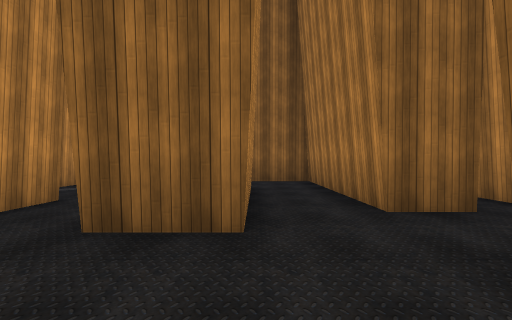
[1] (above)

24 first-person views from a walk through a 3-D level made in the Unity game engine. The camera is 1.3 m above the floor, looks level and sees 80° across. The floor is counted in squares, 2 m on a side. Each view is taken from the middle of a square. On the plan, view 1 faces up. The plan holds only what a view shows up to about 10 squares ahead; the rest is blank. The player is left out. Some surface patterns are stand-ins.

[2]
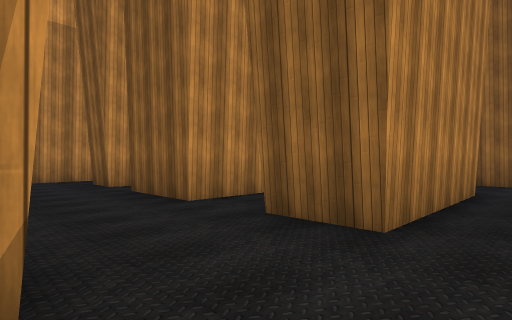

[3]
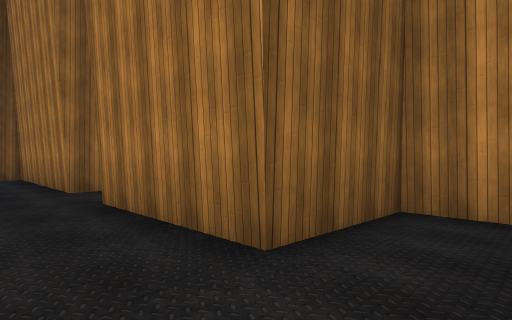

[4]
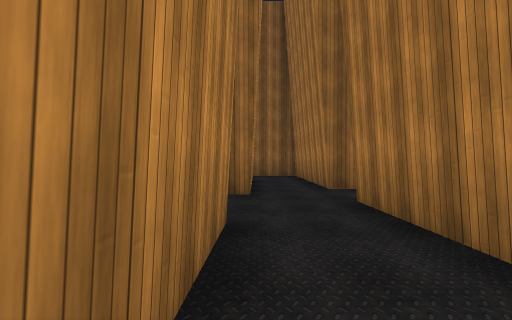

[5]
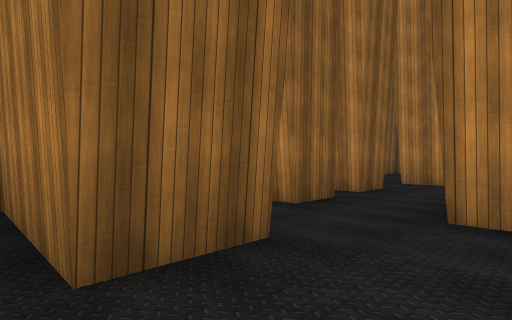

[6]
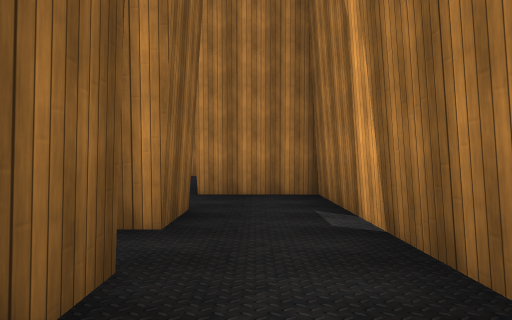

[7]
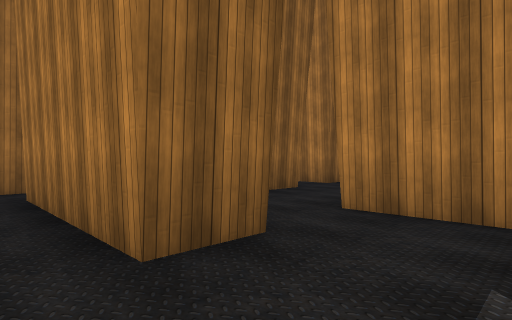

[8]
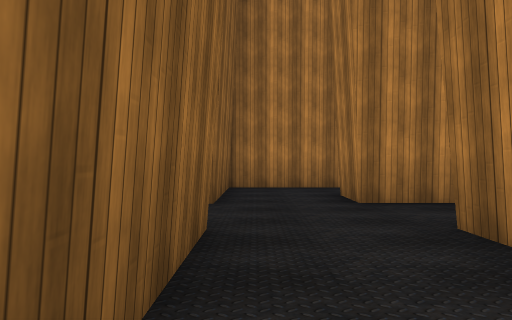

[9]
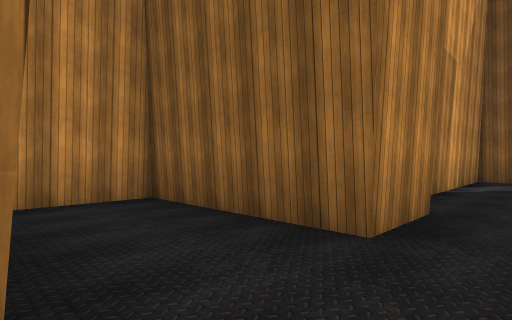

[10]
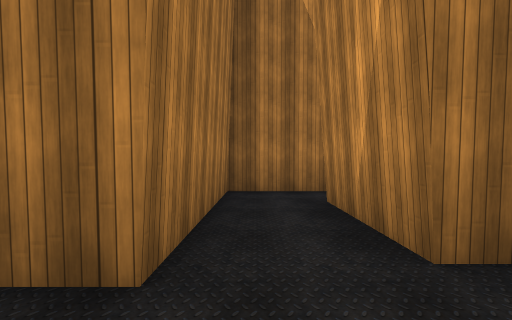

[11]
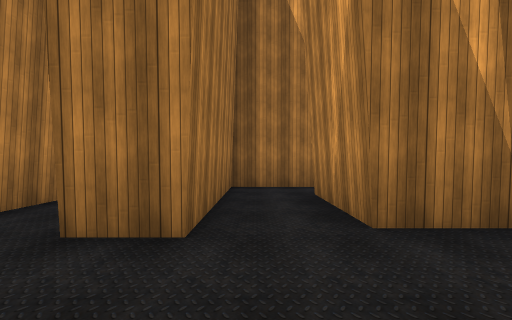

[12]
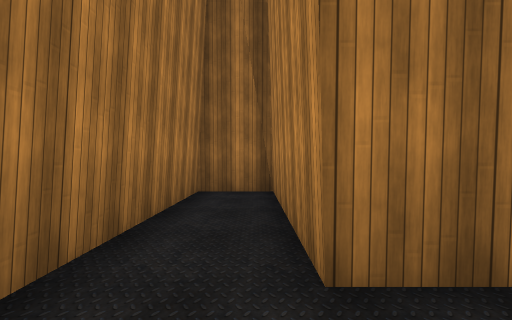

[13]
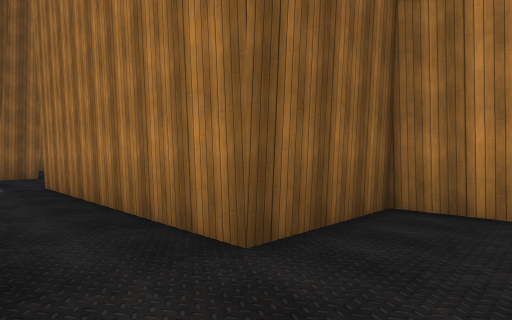

[14]
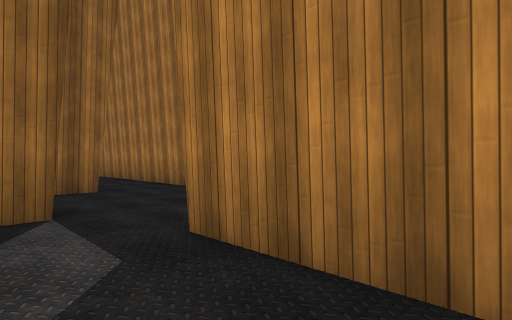

[15]
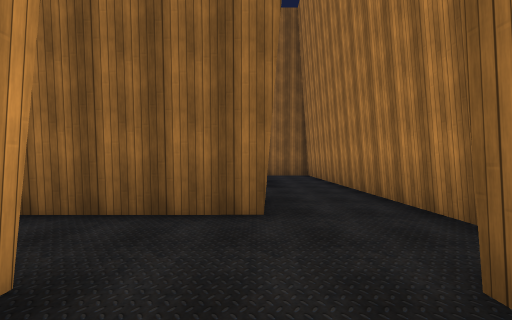

[16]
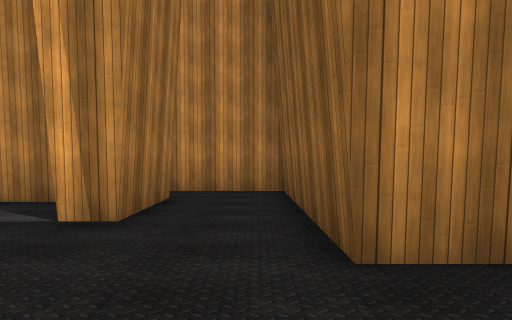

[17]
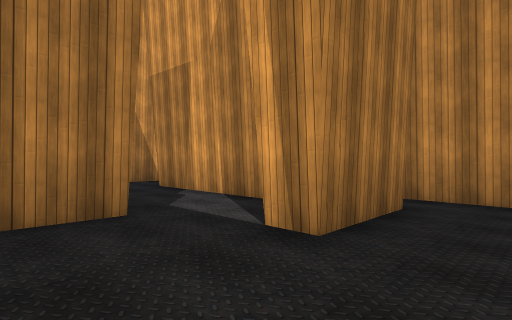

[18]
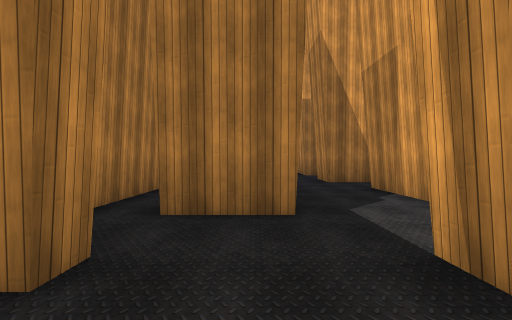

[19]
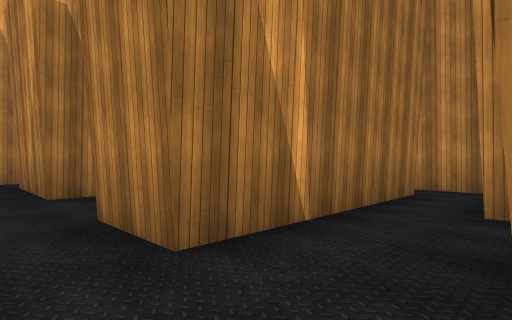

[20]
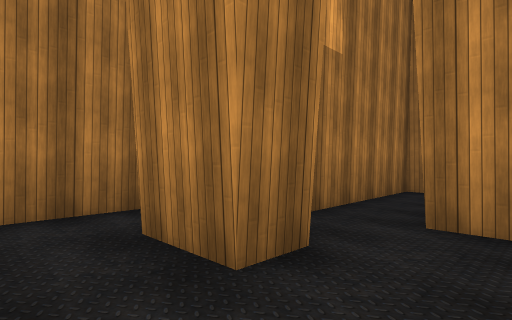

[21]
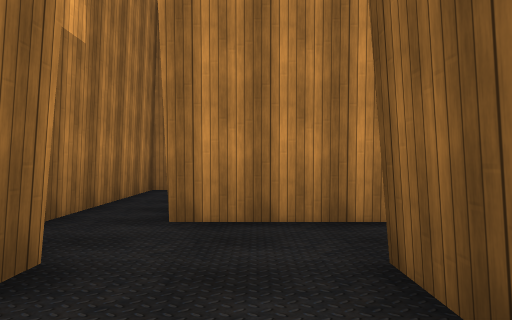

[22]
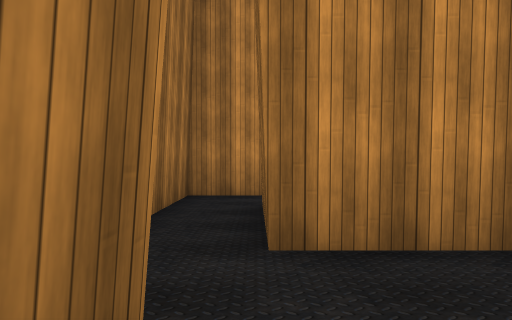

[23]
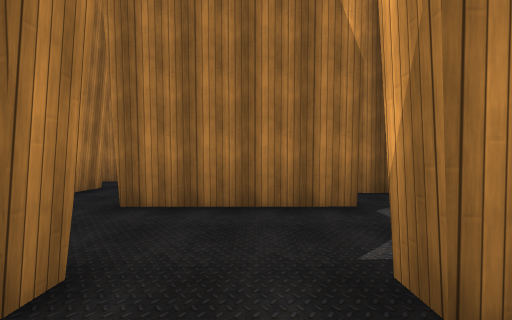

[24]
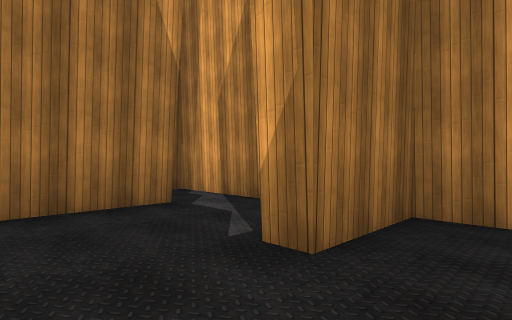

### Floor plan
Points are (right, up) in squares from view 1. A wall is a line through its corners. A room is listed if a view was taken in it or the views show most of it. See-through windows are left out.
Room 1 (views 1, 2, 3, 4)
walls: (-0.3, 0.2) (-0.3, -2.6); (3.8, -2.8) (3.8, -1.5); (4.1, -1.6) (1.6, -1.5) (1.6, 0.4)
ways out: opening at (0.5, -0.5) to room 3
Room 2 (view 5)
walls: (-0.2, 2.7) (-1.6, 2.7) (-1.6, 6); (-3.2, 5) (-3.2, 2.7)
ways out: opening at (-1, 1.5) to room 3; opening at (-4.5, 1.5); opening at (-2.5, -0.5)
Room 3 (view 6)
walls: (2.9, 3.8) (1.6, 3.8) (1.6, 9.3) (0.6, 9.3); (-0.2, 6.8) (-0.2, 2.7); (1.6, 0.4) (1.6, 1.9)
ways out: opening at (0.5, -0.5) to room 1; opening at (-1, 1.5) to room 2; opening at (2, 2.5) to room 4; opening at (-0.5, 7.5) to room 11
Room 4 (view 7)
walls: (5.1, 3.8) (3.8, 3.8) (3.8, 8.1); (2.1, 1.9) (5.5, 1.9); (2.8, 9) (2.8, 7.7)
ways out: opening at (2, 2.5) to room 3; opening at (4.5, 3) to room 15
Room 5 (views 8, 10, 11, 13)
walls: (8.9, 8.1) (8.9, 6.4) (5, 6.4) (5, 4.5); (10.5, 4.5) (11.7, 4.5); (7.5, 4.1) (8.9, 4.1); (11.5, 6.6) (10.5, 6.6) (10.5, 8.5)
ways out: opening at (10, 5) to room 6; opening at (11, 5.5) to room 7; opening at (10, 7.5) to room 8; opening at (6, 4) to room 15
Room 6 (view 9)
walls: (8.5, -0.3) (10.5, -0.3) (10.5, 4.5); (8.9, 4.1) (8.9, 1.1)
ways out: opening at (10, 5) to room 5
Room 7 (view 12)
walls: (11.7, 4.5) (11.7, -0.3) (13.2, -0.3) (13.2, 6.6) (11.5, 6.6)
ways out: opening at (11, 5.5) to room 5
Room 8 (views 14, 15, 16, 17, 18, 19)
walls: (12.1, 14.9) (12.1, 15.6); (9.8, 15.6) (9.8, 14.9) (8.3, 14.9) (8.3, 9.8); (13.1, 16.9) (13.1, 19.6); (11.1, 18.6) (11.1, 17.6) (9.6, 17.6); (10.5, 8.5) (10.5, 13.4) (12.2, 13.4)
ways out: opening at (10, 7.5) to room 5; opening at (8.5, 16.5) to room 12; opening at (8, 9) to room 14; opening at (12.5, 18.5); opening at (13, 14)
Room 9 (views 20, 21, 22)
walls: (5, 10.7) (5.8, 10.7) (5.8, 9.2); (6.1, 12.8) (5, 12.8); (3.8, 12.5) (3.8, 11.1)
ways out: opening at (6.5, 10) to room 14; opening at (4.5, 13)
Room 10 (views 23, 24)
walls: (-1, 9.2) (-1, 9.9)
ways out: opening at (-2, 9) to room 11; opening at (-3, 10.5)
Room 11 (no view inside)
walls: (-3.4, 6.8) (-0.2, 6.8); (-2.7, 9.8) (-2.7, 9.2); (-4.7, 8) (-4.7, 5) (-4, 5); (0.6, 9.3) (-0.6, 9.3)
ways out: opening at (-0.5, 7.5) to room 3; opening at (-2, 9) to room 10
Room 12 (no view inside)
walls: (7.7, 15.5) (9.8, 15.6); (9.6, 17.6) (6.6, 17.6) (6.6, 15.1)
ways out: opening at (8.5, 16.5) to room 8; opening at (7, 15)
Room 13 (no view inside)
walls: (0.4, 11.2) (0.4, 9.8) (3.8, 9.7); (3.8, 11.1) (1.6, 11.1)
ways out: opening at (1, 11)
Room 14 (no view inside)
walls: (3.8, 8.1) (8.9, 8.1)
ways out: opening at (8, 9) to room 8; opening at (6.5, 10) to room 9
Room 15 (no view inside)
walls: (5.5, 1.9) (6.7, 1.9) (6.7, 4.2)
ways out: opening at (4.5, 3) to room 4; opening at (6, 4) to room 5

Positions as (right, up) in squares from view 1, and headings:
1: (0, 0), facing up
2: (1, 0), facing up-left
3: (0, -3), facing up-right
4: (0, -3), facing up
5: (-2, 1), facing up-right
6: (1, 3), facing right
7: (3, 2), facing up-right
8: (6, 6), facing right
9: (10, 4), facing up-left
10: (10, 6), facing down
11: (10, 7), facing down
12: (12, 6), facing down
13: (9, 5), facing up-right
14: (9, 11), facing up-right
15: (11, 14), facing up
16: (13, 17), facing left
17: (12, 17), facing down-left
18: (11, 17), facing down
19: (10, 10), facing down-left
20: (7, 12), facing down-left
21: (7, 12), facing left
22: (6, 11), facing left
23: (-2, 11), facing down
24: (-1, 11), facing down-left
